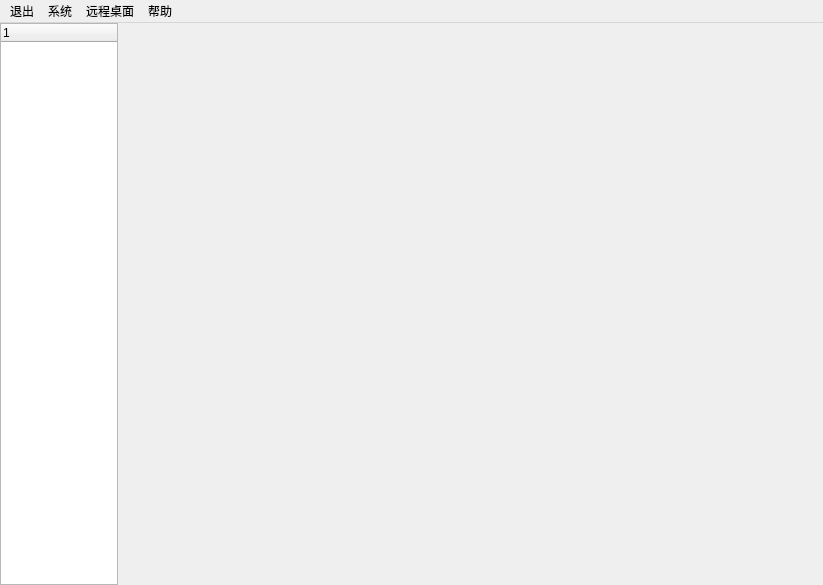
<?xml version="1.0" encoding="UTF-8"?>
<ui version="4.0">
 <class>MainWindow</class>
 <widget class="QMainWindow" name="MainWindow">
  <property name="geometry">
   <rect>
    <x>0</x>
    <y>0</y>
    <width>823</width>
    <height>585</height>
   </rect>
  </property>
  <property name="windowTitle">
   <string>MainWindow</string>
  </property>
  <widget class="QWidget" name="centralWidget">
   <layout class="QHBoxLayout" name="horizontalLayout" stretch="1,6">
    <property name="spacing">
     <number>0</number>
    </property>
    <property name="leftMargin">
     <number>0</number>
    </property>
    <property name="topMargin">
     <number>0</number>
    </property>
    <property name="rightMargin">
     <number>0</number>
    </property>
    <property name="bottomMargin">
     <number>0</number>
    </property>
    <item>
     <widget class="QTreeWidget" name="treeWidget">
      <column>
       <property name="text">
        <string notr="true">1</string>
       </property>
      </column>
     </widget>
    </item>
    <item>
     <widget class="QStackedWidget" name="stackedWidget">
      <widget class="QWidget" name="page"/>
      <widget class="QWidget" name="page_2"/>
     </widget>
    </item>
   </layout>
  </widget>
  <widget class="QMenuBar" name="menuBar">
   <property name="geometry">
    <rect>
     <x>0</x>
     <y>0</y>
     <width>823</width>
     <height>21</height>
    </rect>
   </property>
   <widget class="QMenu" name="menu">
    <property name="title">
     <string>退出</string>
    </property>
   </widget>
   <widget class="QMenu" name="menu_2">
    <property name="title">
     <string>系统</string>
    </property>
   </widget>
   <widget class="QMenu" name="menu_3">
    <property name="title">
     <string>远程桌面</string>
    </property>
   </widget>
   <widget class="QMenu" name="menu_4">
    <property name="title">
     <string>帮助</string>
    </property>
   </widget>
   <addaction name="menu"/>
   <addaction name="menu_2"/>
   <addaction name="menu_3"/>
   <addaction name="menu_4"/>
  </widget>
 </widget>
 <layoutdefault spacing="6" margin="11"/>
 <resources/>
 <connections/>
</ui>
